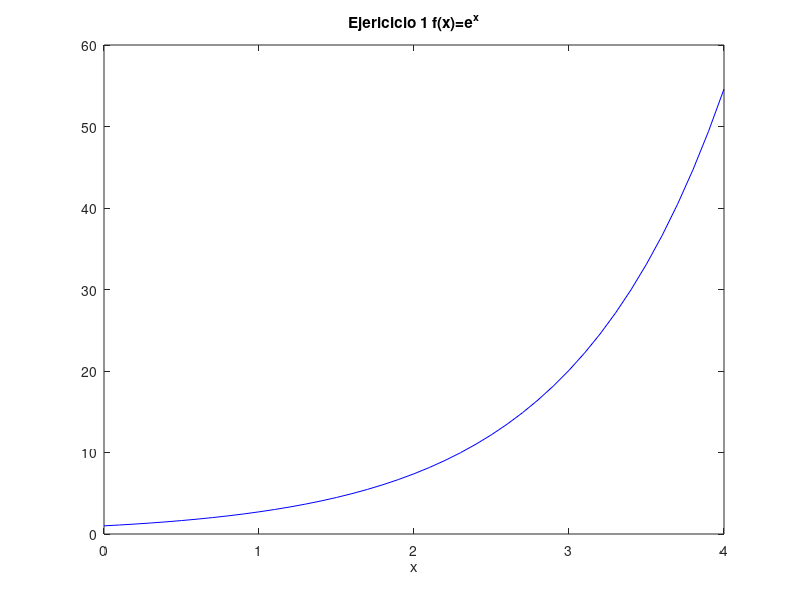

Here is the MATLAB script that generated this plot:
% Octave Script
% Title			:1.5 Teorema de Existencia
% Description		:Script para graficar el ejericio 1 de la actividad 1.5
% Author		:Luis Gerardo Cardozo Carranza (Gerard_CRS) luiscardozo161002@gmail.com
% Date			:20210504
% sion		        :1
% Usage			:octave> /path/Teorema_de_Existencia_Actividad_1.5_Luis Gerardo Cardozo Carranza_3202
% Notes			:Requiere aplicacion octave usar en consola preferentemente.

%Actividad_Ejercicio 2 f(x)=e^x,[0,4]
% Si se graficá su comportamiento es exponencial
%Limpiar variables.
clear
%Dominio de la funcion.
x=0:0.1:4;
%Valor de la funcion.
y=(e.^x);
%Genera la grafica 
plot(x,y,'b');
%Asigna un nombre a la grafica 
title("Ejericicio 1 f(x)=e^x");
%Etiqueta para x
xlabel("x");
%Etiqueta para y
